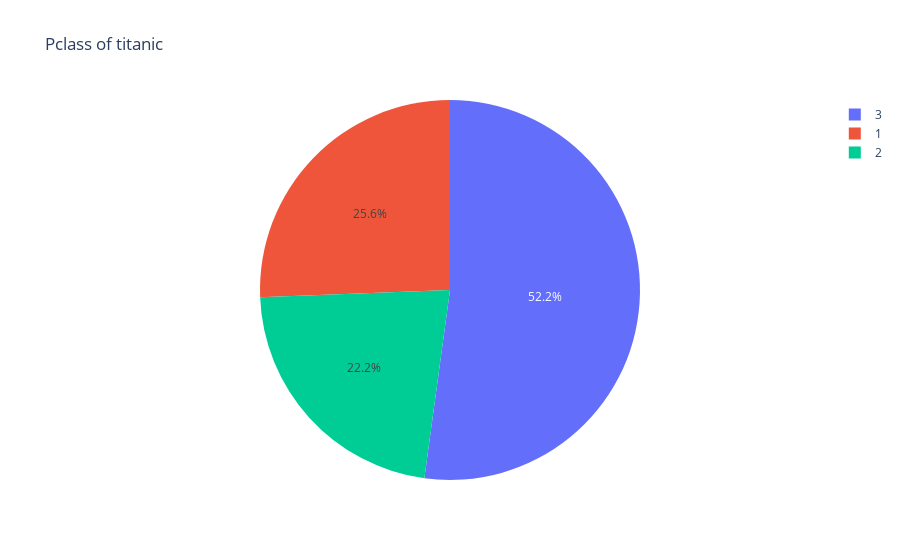

The notebook cell this image was saved under:
### Code cell
px.pie(df,'Pclass', title='Pclass of titanic')

### Figure 1 — Plotly figure (JSON) as saved in the notebook; plotly's stock layout.template omitted (floating-point values rounded to 4 significant figures; data arrays with more than 128 entries replaced by an {"elided": "..."} marker saying what was removed)
{"data": [{"domain": {"x": [0, 1], "y": [0, 1]}, "hovertemplate": "Pclass=%{label}<extra></extra>", "labels": {"elided": "418 int values"}, "legendgroup": "", "name": "", "showlegend": true, "type": "pie"}], "layout": {"legend": {"tracegroupgap": 0}, "title": {"text": "Pclass of titanic"}}}
